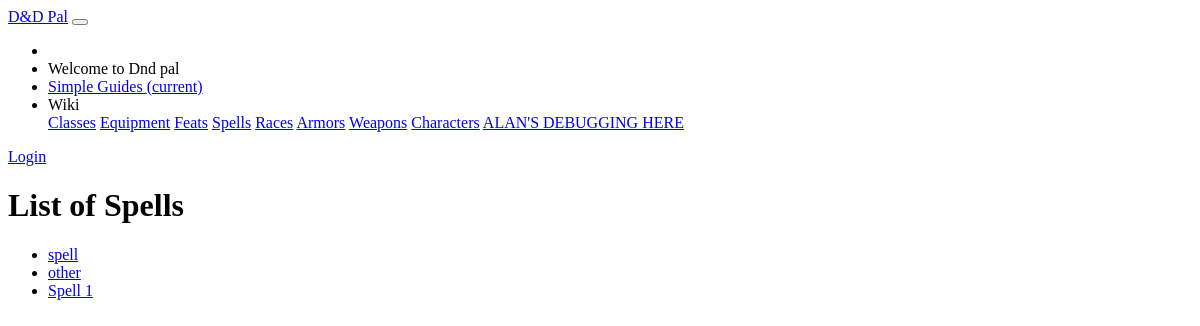
The app's page /dndpal/spells/, older data.
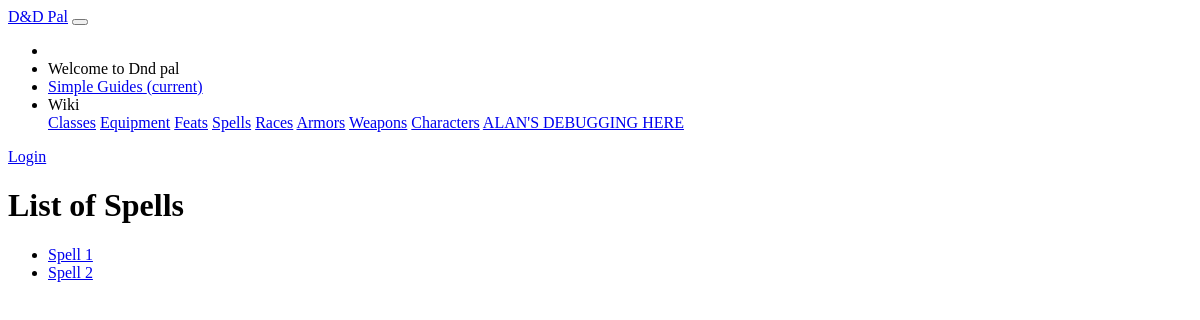
The same page, newer data.
### dndpal/models.py (models this page shows)
class Spell(models.Model):
    name = models.CharField(default = '', primary_key = True, max_length = 100, help_text = "Enter the name of the spell")
    spell_level = models.SmallIntegerField(default= 0, null=True, help_text="Enter the spell level of this spell")
    cast_time = models.CharField(default = "", max_length = 10000, help_text = "Enter the action it takes to cast the spell.")
    duration = models.CharField(default = "", max_length = 10000, help_text = "Enter the duration of the spell in rounds.")
    range = models.CharField(default = "", max_length = 10000, help_text = "Enter the range of the spell in feet. If the range is a touch, enter the value: Touch")
    area_effected = models.CharField(default = "", max_length = 10000, blank=True, help_text = "If the spell affects an area, enter the area affected by the spell (in feet).")
    materials = models.CharField(default = "", max_length = 10000, blank=True, help_text = "If the Spell has material components, enter the materials separated with commas.")
    components = models.CharField(default = "", max_length = 10000, help_text = "Enter the spell components of this spell")
    SCHOOL_CHOICES = (
        ('ab', 'Abjuration'),
        ('co', 'Conjuration'),
        ('di', 'Divination'),
        ('en', 'Enchantment'),
        ('ev', 'Evocation'),
        ('il', 'Illusion'),
        ('ne', 'Necromancy'),
        ('tr', 'Transmutation'),
        ('un', 'Universal')
    )
    school = models.CharField(max_length = 2, choices = SCHOOL_CHOICES, default = 'ab')
    description = models.CharField(default = "", max_length = 10000, help_text = "Enter the spell description")
    def get_absolute_url(self):
        return reverse('spell-detail', args=[str(self.name)])

### dndpal/views.py (the view)
# urls.py: path('spells/', views.SpellListView.as_view(), name='spells'),
class SpellListView(generic.ListView):
    model = Spell

### dndpal/templates/dndpal/spell_list.html
{% extends "base_generic.html" %}
{% block content %}
<main role="main" class="container">
    <div class="container card p-5" style="margin-top:10px;">
        <h1>List of Spells</h1>
        {% if spell_list %}
        <ul>
            {% for spell in spell_list %}
            <li>
                <a href="{{ spell.get_absolute_url }}">{{ spell.name }}</a>
            </li>
            {% endfor %}
        </ul>
        {% else %}
        <p>There are no spells in the wiki.</p>
        {% endif %}
    </div>
</main>
{% endblock %}

Row changes from the older to the newer data that the page shows:
removed Spell: name "spell"
removed Spell: name "other"
added Spell: name "Spell 2"
